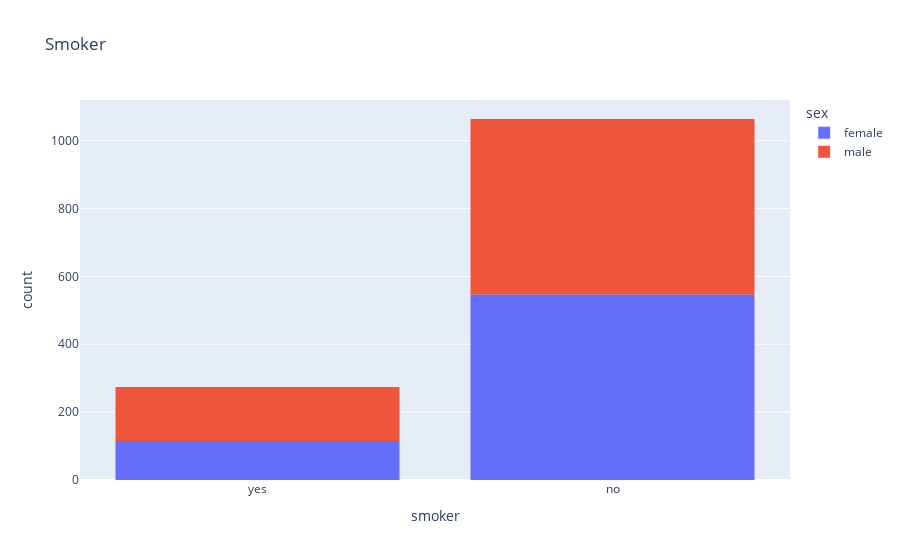

Notebook code for this chart:
### Code cell
px.histogram(medical_df, x='smoker', color='sex', title='Smoker')

### Figure 1 — Plotly figure (JSON) as saved in the notebook; plotly's stock layout.template omitted (floating-point values rounded to 4 significant figures; data arrays with more than 128 entries replaced by an {"elided": "..."} marker saying what was removed)
{"data": [{"alignmentgroup": "True", "bingroup": "x", "hovertemplate": "sex=female<br>smoker=%{x}<br>count=%{y}<extra></extra>", "legendgroup": "female", "marker": {"color": "#636efa", "pattern": {"shape": ""}}, "name": "female", "offsetgroup": "female", "orientation": "v", "showlegend": true, "type": "histogram", "x": {"elided": "662 str values"}, "xaxis": "x", "yaxis": "y"}, {"alignmentgroup": "True", "bingroup": "x", "hovertemplate": "sex=male<br>smoker=%{x}<br>count=%{y}<extra></extra>", "legendgroup": "male", "marker": {"color": "#EF553B", "pattern": {"shape": ""}}, "name": "male", "offsetgroup": "male", "orientation": "v", "showlegend": true, "type": "histogram", "x": {"elided": "676 str values"}, "xaxis": "x", "yaxis": "y"}], "layout": {"barmode": "relative", "legend": {"title": {"text": "sex"}, "tracegroupgap": 0}, "title": {"text": "Smoker"}, "xaxis": {"anchor": "y", "domain": [0, 1], "title": {"text": "smoker"}}, "yaxis": {"anchor": "x", "domain": [0, 1], "title": {"text": "count"}}}}
